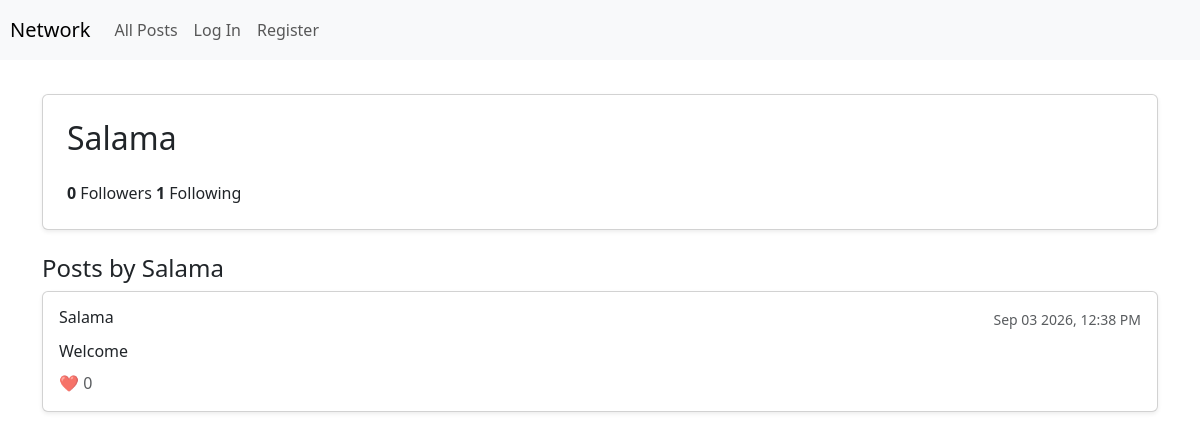
The app's page /profile/Salama with its own data.
### network/models.py (models this page shows, shortened)
class User(AbstractUser):
    pass

class Post(models.Model):
    user = models.ForeignKey(User, on_delete=models.CASCADE, related_name="posts")
    content = models.TextField(blank=False)
    timestamp = models.DateTimeField(auto_now_add=True)
    likes = models.ManyToManyField(User, blank=True, related_name="liked_posts")

### network/views.py (the view)
# urls.py: path("profile/<str:username>", views.profile, name="profile"),
def profile(request, username):
    profile_user = get_object_or_404(User, username=username)
    posts = profile_user.posts.all().order_by("-timestamp")
    is_following = False
    if request.user.is_authenticated and request.user != profile_user:
        is_following = Follow.objects.filter(user=request.user, following_user=profile_user).exists()
    followers_count = profile_user.followers.count()
    following_count = profile_user.following.count()
    return render(request, "network/profile.html", {
        "profile_user": profile_user,
        "posts": posts,
        "followers_count": followers_count,
        "following_count": following_count,
        "is_following": is_following,
    })

### network/templates/network/profile.html (shortened to what this page needs)
{% extends "network/layout.html" %}
{% block body %}
    <div class="container mt-4">
        <div class="card p-4 mb-4 shadow-sm">
            <div class="d-flex justify-content-between align-items-center">
                <h2>{{ profile_user.username }}</h2>
            </div>
            <div class="mt-3">
                <span class="mr-3"><strong>{{ followers_count }}</strong> Followers</span>
                <span><strong>{{ following_count }}</strong> Following</span>
            </div>
        </div>
        <h4>Posts by {{ profile_user.username }}</h4>
        <div class="posts-list">
            {% for post in posts %}
                <div class="card mb-3 p-3 shadow-sm">
                    <div class="d-flex justify-content-between align-items-center">
                        <h6 class="font-weight-bold mb-1">{{ post.user.username }}</h6>
                        <small class="text-muted">{{ post.timestamp|date:"M d Y, h:i A" }}</small>
                    </div>
                    <p class="mt-2 mb-2">{{ post.content }}</p>
                    <div class="text-muted">
                        ❤️ {{ post.likes.count }}
                    </div>
                </div>
            {% empty %}
                <p class="text-muted">No posts yet.</p>
            {% endfor %}
        </div>
    </div>
{% endblock %}

### records on screen
User: username "Salama"
Post: user.username "Salama", timestamp "Sep 03 2026, 12:38 PM", content "Welcome", likes.count "0"

### other values on screen
{{ followers_count }} "0"
{{ following_count }} "1"
